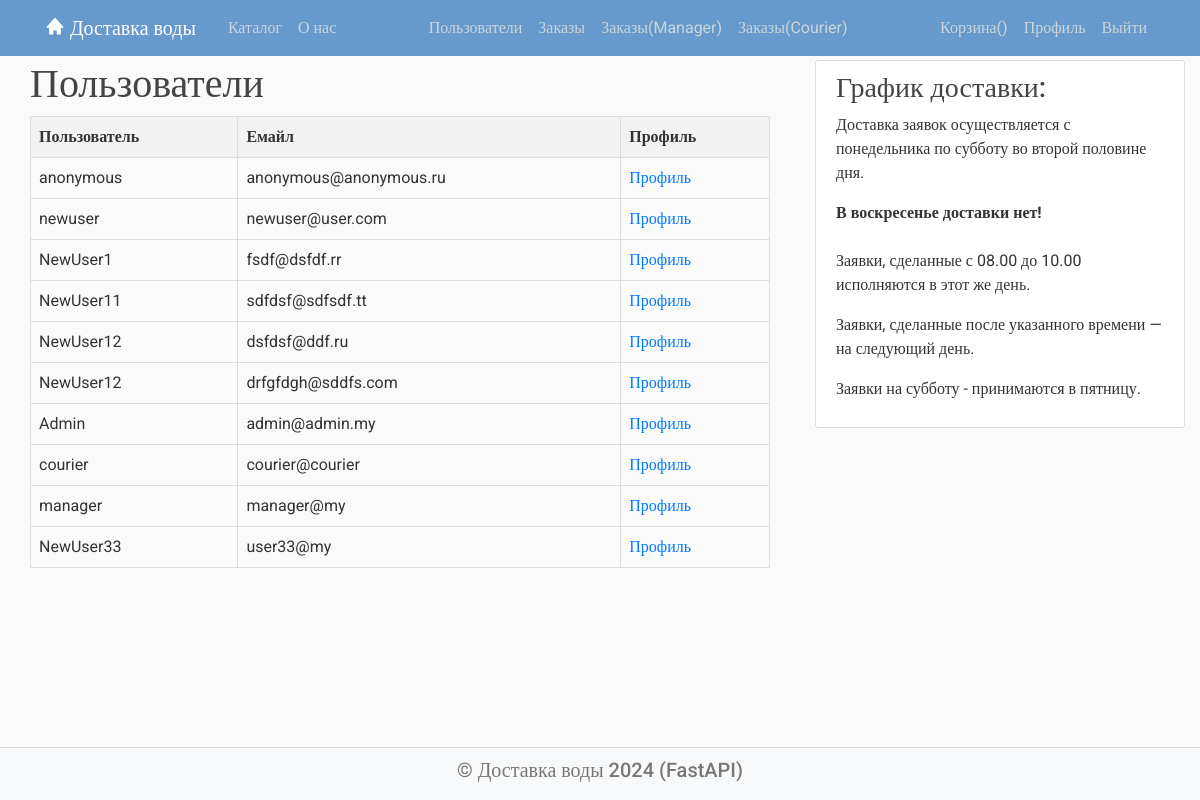
The app's page /user/ (signed in) with its own data.
### models/user.py (models this page shows, shortened)
class User(Base):
    __tablename__ = 'users'
    id = Column(Integer, primary_key=True, index=True)
    username = Column(String, nullable=False)
    email = Column(String, unique=True, index=True, nullable=False)
    password = Column(String, nullable=False)  # пароль
    is_active = Column(Boolean, default=True)
    is_admin = Column(Boolean, default=False)
    profile = relationship('Profile', foreign_keys=[Profile.user_id], back_populates='user', uselist=False)  # профиль
    orders = relationship('Order', foreign_keys=[Order.user_id], back_populates='user')
    managed_orders = relationship('Order', foreign_keys=[Order.manager_id], back_populates='manager')
    courier_orders = relationship('Order', foreign_keys=[Order.courier_id], back_populates='courier')

### routers/user.py (the view)
@router.get("/")
async def get_user(request: Request, db: Annotated[Session, Depends(get_db)]):
    user = get_current_user(request, db)
    if user.is_admin:
        users = db.query(User).all()
        context = {
            "request": request,
            "users": users,
            "user": user,
            "title": "Пользователи",
        }
        return templates.TemplateResponse("/users/users.html", context)
    message = f"Вы не администратор"
    if 'messages' not in request.session:
        request.session['messages'] = []
    request.session['messages'].append(message)  # Добавляем сообщение в список
    return RedirectResponse(url=f"/user/profile/{user.id}", status_code=302)

### templates/users/users.html (shortened to what this page needs)
{% extends "main.html" %}
{% block content %}
<div class="container">
    <h1>Пользователи</h1>
    {% if user.is_authenticated() %}
    <table>
        <thead>
        <tr>
            <th>Пользователь</th>
            <th>Емайл</th>
            <th>Профиль</th>
        </tr>
        </thead>
        <tbody>
        {% for user in users %}
        <tr>
            <td>{{ user.username }}</td>
            <td>{{ user.email }}</td>
            <td><a href="/user/profile/{{ user.id }}">Профиль</a></td>
        </tr>
        {% endfor %}
        </tbody>
    </table>
    {% else %}
    <p>Чтобы работать с пользователями, вам необходимо <a href="/user/login">войти</a>.</p>
    {% endif %}
</div>
{% endblock %}

### static/styles.css (style rules this page uses)
body { margin:0; padding:0; background: #fafafa; color: #333333; margin-top: 5rem; font-family:Roboto; }
h1, h2, h3, h4, h5, h6 { color: #444444; }

### templates/main.html (style rules this page uses)
body { display: flex; flex-direction: column; min-height: 100vh; margin: 0; }

### templates/users/users.html (style rules this page uses)
table { width: 100%; border-collapse: collapse; }
th, td { border: 1px solid #ddd; padding: 8px; text-align: left; white-space: nowrap; }
th { background-color: #f2f2f2; }

### records on screen
User: username "anonymous", email "anonymous@anonymous.ru"
User: username "newuser", email "newuser@user.com"
User: username "NewUser1", email "fsdf@dsfdf.rr"
User: username "NewUser11", email "sdfdsf@sdfsdf.tt"
User: username "NewUser12", email "dsfdsf@ddf.ru"
User: username "NewUser12", email "drfgfdgh@sddfs.com"
User: username "Admin", email "admin@admin.my"
User: username "courier", email "courier@courier"
User: username "manager", email "manager@my"
User: username "NewUser33", email "user33@my"
